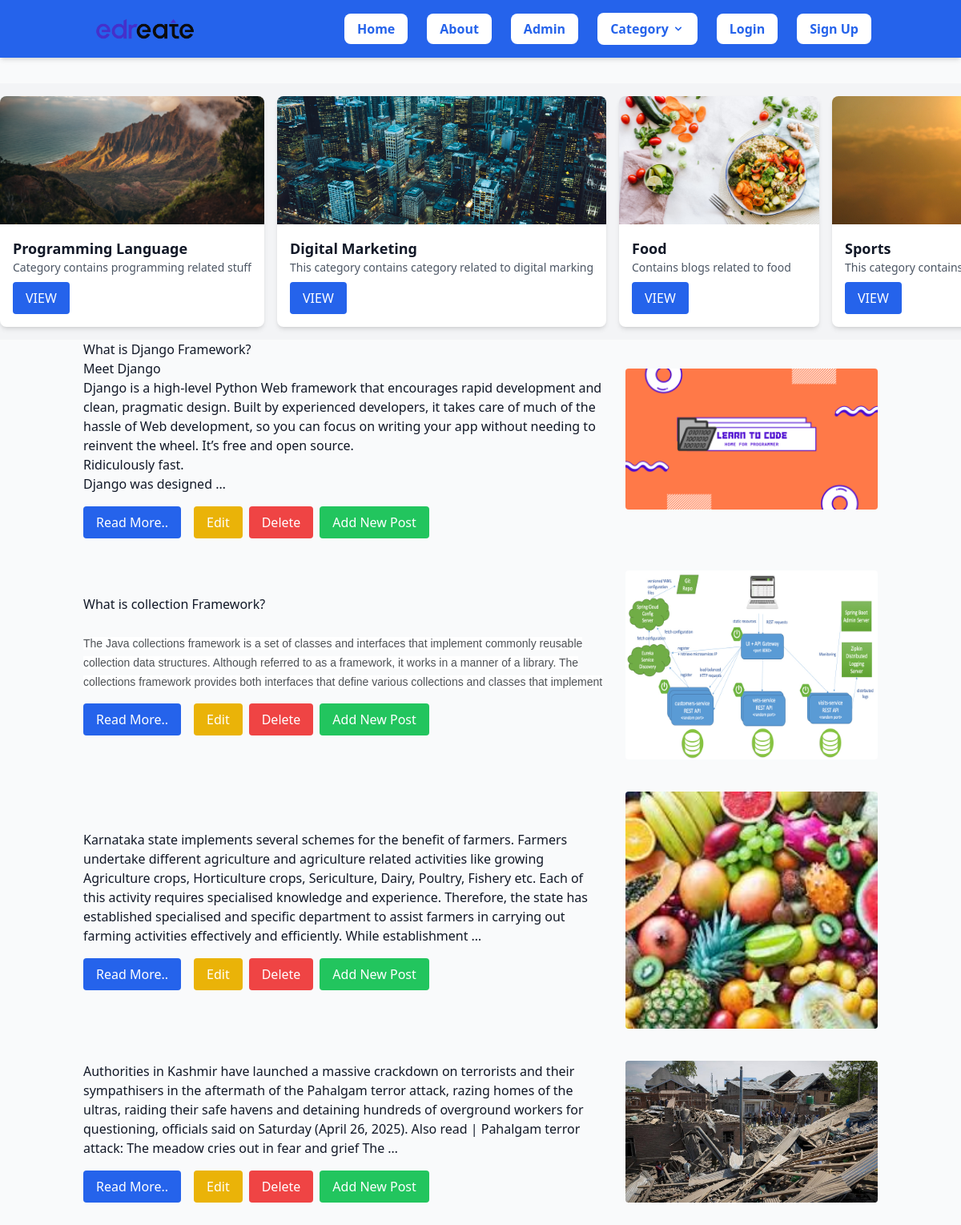
The page / on the database its author committed.
### blog/models.py (models this page shows, shortened)
class Category(models.Model):
    cat_id = models.AutoField(primary_key=True)
    title = models.CharField(max_length=100)
    description = models.TextField()
    url = models.CharField(max_length=100)
    image = models.ImageField(upload_to='category/')
    add_date = models.DateTimeField(auto_now_add=True, null=True)

class Post(models.Model):
    post_id = models.AutoField(primary_key=True)
    title = models.CharField(max_length=200)
    content = models.TextField()
    url = models.CharField(max_length=100)
    cat = models.ForeignKey(Category, on_delete=models.CASCADE)
    image = models.ImageField(upload_to='post/')
    author = models.ForeignKey(User, on_delete=models.CASCADE, null=True)

### blog/views.py (the view)
# urls.py: 2. Add a URL to urlpatterns:  path('', views.home, name='home')
def home(request):
    posts = Post.objects.all()[:11]
    cats = Category.objects.all()
    data = {
        'posts': posts,
        'cats': cats
    }
    return render(request, 'home.html', data)

### template/home.html (shortened to what this page needs)
{% extends 'base.html' %}
{% block content %}
<div class="overflow-hidden w-full bg-gray-100 py-4">
    <div class="flex gap-4 animate-marquee">
      {% for cat in cats %}
      <div class="min-w-[250px] flex-shrink-0 bg-white rounded-lg shadow-md overflow-hidden">
        <img src="/media/{{cat.image}}" alt="{{cat.title}}" class="h-40 w-full object-cover">
        <div class="p-4">
          <h3 class="text-lg font-bold">{{ cat.title }}</h3>
          <p class="text-sm text-gray-600 truncate">{{ cat.description }}</p>
          <a href="/category/{{cat.url}}" class="inline-block mt-2 bg-blue-600 text-white px-4 py-2 rounded hover:bg-blue-700 transition">VIEW</a>
        </div>
      </div>
      {% endfor %}
    </div>
</div>
<div class="container mx-auto px-4">
  {% for p in posts %}
  <div class="grid grid-cols-1 sm:grid-cols-2 lg:grid-cols-3 gap-6 items-center mb-10">
      <div class="sm:col-span-2 lg:col-span-2">
          <div class="prose max-w-none">{{ p.content|truncatewords:60|safe }}</div>
          <div class="mt-4 space-x-2 flex flex-wrap justify-start md:justify-start">
              <a href="/blog/{{ p.url }}" class="bg-blue-600 text-white px-4 py-2 rounded mb-2 md:mb-0 md:mr-2 w-full sm:w-auto text-center">Read More..</a>
              <a href="{% url 'update_post' p.post_id %}" class="bg-yellow-500 text-white px-4 py-2 rounded mb-2 md:mb-0 md:mr-2 w-full sm:w-auto text-center">Edit</a>
              <a href="{% url 'delete_post' p.post_id %}" class="bg-red-500 text-white px-4 py-2 rounded mb-2 md:mb-0 md:mr-2 w-full sm:w-auto text-center">Delete</a>
              <a href="{% url 'add_post' p.cat.url %}" class="bg-green-500 hover:bg-green-600 text-white px-4 py-2 rounded mb-2 md:mb-0 md:mr-2 w-full sm:w-auto text-center">Add New Post</a>
          </div>
      </div>
      <div>
          <img src="/media/{{ p.image }}" class="w-full h-auto object-cover rounded" alt="Post image">
      </div>
  </div>
  {% endfor %}
</div>
{% endblock %}

### template/base.html (shortened to what this page needs)
<!DOCTYPE html>
<html lang="en">
<head>
    <script src="https://cdn.tailwindcss.com"></script>
    {% load static %}
    <link rel="stylesheet" href="{% static 'css/style.css' %}">
</head>
<body class="bg-gray-50 text-gray-900">
    {% include 'header.html' %}
    <main class="min-h-screen py-8">
        {% block content %}
        {% endblock %}
    </main>
</body>
</html>

### template/header.html (shortened to what this page needs)
{% load static %}
<nav class="bg-blue-600 text-white shadow-md">
  <div class="container mx-auto relative flex justify-between items-center py-4 px-6">
    <a href="/home" class="flex items-center gap-2 text-2xl font-bold">
      <img src="{% static 'images/edreate-logo-transparent-background.webp' %}" class="h-10 w-auto" alt="Logo">
    </a>
    <ul id="menu" class="hidden flex-col md:flex md:flex-row gap-4 md:gap-6 items-start md:items-center absolute md:static top-full left-0 w-full md:w-auto bg-blue-600 md:bg-transparent px-6 py-4 md:p-0 shadow-lg md:shadow-none z-40">
      <li>
        <a href="/" class="bg-white text-blue-600 hover:bg-blue-100 font-semibold py-2 px-4 rounded-lg transition block md:inline">
          Home
        </a>
      </li>
      <li>
        <a href="/about" class="bg-white text-blue-600 hover:bg-blue-100 font-semibold py-2 px-4 rounded-lg transition block md:inline">
          About
        </a>
      </li>
      <li>
        <a href="/admin" class="bg-white text-blue-600 hover:bg-blue-100 font-semibold py-2 px-4 rounded-lg transition block md:inline">
          Admin
        </a>
      </li>
      <li class="relative group w-full md:w-auto">
        <button class="bg-white text-blue-600 hover:bg-blue-100 font-semibold py-2 px-4 rounded-lg flex items-center justify-center gap-1 w-full md:w-auto transition">
          Category
          <svg class="w-4 h-4" fill="currentColor" viewBox="0 0 20 20">
            <path d="M5.293 7.293a1 1 0 011.414 0L10 10.586l3.293-3.293a1 1 0 111.414 1.414L10 13.414l-4.707-4.707a1 1 0 010-1.414z" />
          </svg>
        </button>
      </li>
      {% if user.is_authenticated %}
        <li>
          <a href="/logout" class="bg-red-500 hover:bg-red-600 text-white font-semibold py-2 px-4 rounded-lg transition block md:inline">
            Logout
          </a>
        </li>
      {% else %}
        <li>
          <a href="/login" class="bg-white text-blue-600 hover:bg-blue-100 font-semibold py-2 px-4 rounded-lg transition block md:inline">
            Login
          </a>
        </li>
        <li>
          <a href="/signup" class="bg-white text-blue-600 hover:bg-blue-100 font-semibold py-2 px-4 rounded-lg transition block md:inline">
            Sign Up
          </a>
        </li>
      {% endif %}
    </ul>
  </div>
</nav>

### template/footer.html (shortened to what this page needs)
{% load static %}

### template/base.html (style rules this page uses)
.animate-marquee { display: flex; width: fit-content; animation: marquee 30s linear infinite; }

### rows shown on the page
Category: image (picture), title "Programming Language", description "Category contains programming related stuff"
Category: image (picture), title "Digital Marketing", description "This category contains category related to digital marking"
Category: image (picture), title "Food", description "Contains blogs related to food"
Category: image (picture), title "Sports", description "This category…"
Post: content "What is Django Framework? Meet Django Django is a high-level Python Web framework that encourages rapid development and clean, pragmatic design. Built by experienced developers, it takes care of much of the hassle of Web development, so you can focus on writing your app without needing to reinvent the wheel. It’s free and open source. Ridiculously fast. Django was designed …", image (picture)
Post: content "What is collection Framework? The Java collections framework is a set of classes and interfaces that implement commonly reusable collection data structures. Although referred to as a framework, it works in a manner of a library. The collections framework provides both interfaces that define various collections and classes that implement", image (picture)
Post: content "Karnataka state implements several schemes for the benefit of farmers. Farmers undertake different agriculture and agriculture related activities like growing Agriculture crops, Horticulture crops, Sericulture, Dairy, Poultry, Fishery etc. Each of this activity requires specialised knowledge and experience. Therefore, the state has established specialised and specific department to assist farmers in carrying out farming activities effectively and efficiently. While establishment …", image (picture)
Post: content "Authorities in Kashmir have launched a massive crackdown on terrorists and their sympathisers in the aftermath of the Pahalgam terror attack, razing homes of the ultras, raiding their safe havens and detaining hundreds of overground workers for questioning, officials said on Saturday (April 26, 2025). Also read | Pahalgam terror attack: The meadow cries out in fear and grief The …", image (picture)
